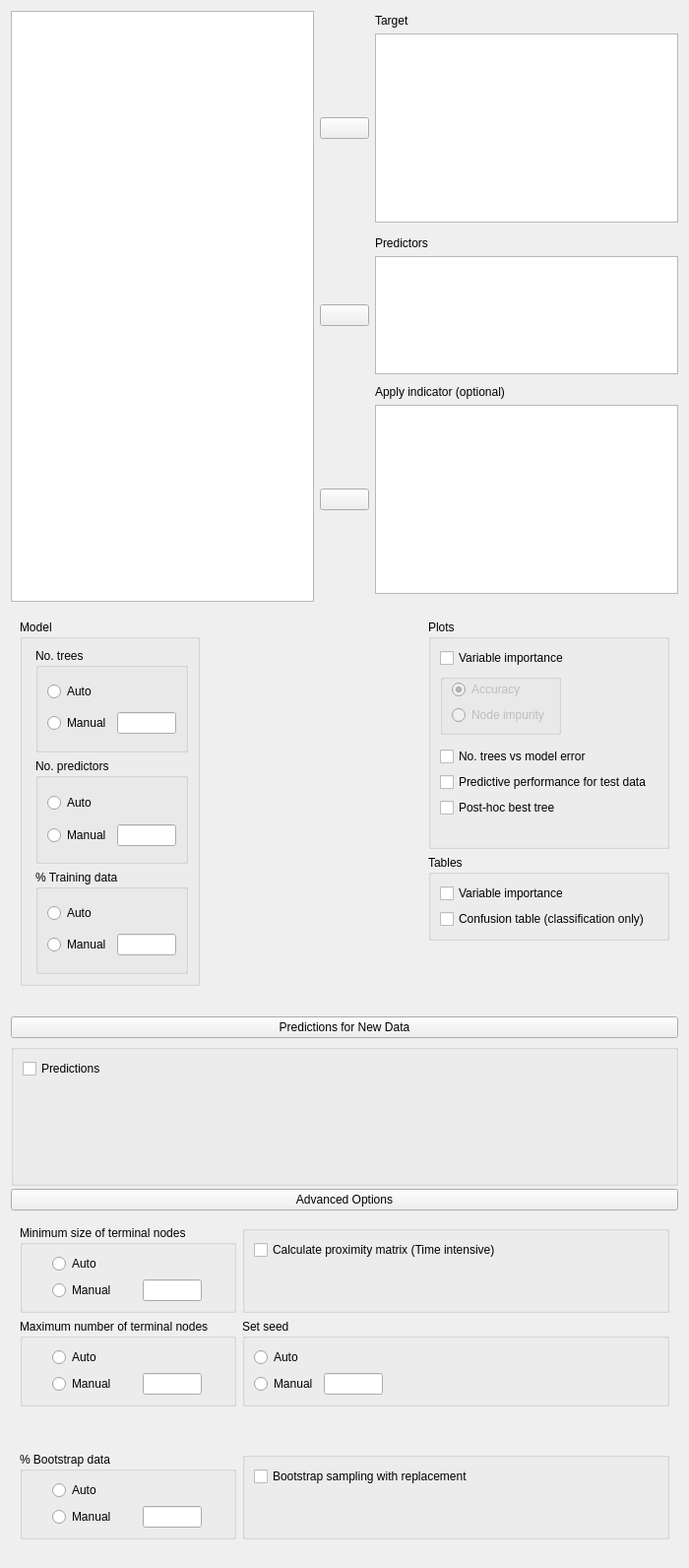
<?xml version="1.0" encoding="UTF-8"?>
<ui version="4.0">
 <class>MLRegressionRandomForestForm</class>
 <widget class="QWidget" name="MLRegressionRandomForestForm">
  <property name="geometry">
   <rect>
    <x>0</x>
    <y>0</y>
    <width>700</width>
    <height>1592</height>
   </rect>
  </property>
  <property name="sizePolicy">
   <sizepolicy hsizetype="Fixed" vsizetype="Preferred">
    <horstretch>0</horstretch>
    <verstretch>0</verstretch>
   </sizepolicy>
  </property>
  <property name="windowTitle">
   <string>Form</string>
  </property>
  <layout class="QGridLayout" name="gridLayout">
   <property name="verticalSpacing">
    <number>0</number>
   </property>
   <item row="3" column="0">
    <widget class="QWidget" name="widget_11" native="true">
     <layout class="QGridLayout" name="gridLayout_6">
      <property name="leftMargin">
       <number>0</number>
      </property>
      <property name="topMargin">
       <number>0</number>
      </property>
      <property name="rightMargin">
       <number>0</number>
      </property>
      <property name="bottomMargin">
       <number>0</number>
      </property>
      <property name="verticalSpacing">
       <number>0</number>
      </property>
      <item row="0" column="0">
       <widget class="QWidget" name="widget_10" native="true">
        <property name="sizePolicy">
         <sizepolicy hsizetype="Preferred" vsizetype="Preferred">
          <horstretch>0</horstretch>
          <verstretch>0</verstretch>
         </sizepolicy>
        </property>
        <layout class="QGridLayout" name="gridLayout_5">
         <property name="leftMargin">
          <number>0</number>
         </property>
         <property name="topMargin">
          <number>13</number>
         </property>
         <property name="rightMargin">
          <number>0</number>
         </property>
         <property name="bottomMargin">
          <number>3</number>
         </property>
         <item row="2" column="0">
          <widget class="BoundGroupBox" name="predict">
           <property name="sizePolicy">
            <sizepolicy hsizetype="Preferred" vsizetype="Preferred">
             <horstretch>0</horstretch>
             <verstretch>50</verstretch>
            </sizepolicy>
           </property>
           <property name="title">
            <string/>
           </property>
           <layout class="QGridLayout" name="gridLayout_22">
            <item row="0" column="0">
             <widget class="BoundCheckBox" name="predictNew">
              <property name="text">
               <string>Predictions</string>
              </property>
             </widget>
            </item>
            <item row="1" column="0">
             <spacer name="verticalSpacer_8">
              <property name="orientation">
               <enum>Qt::Vertical</enum>
              </property>
              <property name="sizeHint" stdset="0">
               <size>
                <width>20</width>
                <height>40</height>
               </size>
              </property>
             </spacer>
            </item>
           </layout>
           <zorder>predictNew</zorder>
           <zorder>expanderModel</zorder>
           <zorder>verticalSpacer_8</zorder>
          </widget>
         </item>
         <item row="1" column="0">
          <widget class="ExpanderButton" name="expanderModel">
           <property name="sizePolicy">
            <sizepolicy hsizetype="Expanding" vsizetype="Preferred">
             <horstretch>0</horstretch>
             <verstretch>0</verstretch>
            </sizepolicy>
           </property>
           <property name="text">
            <string>Predictions for New Data</string>
           </property>
          </widget>
         </item>
        </layout>
       </widget>
      </item>
     </layout>
    </widget>
   </item>
   <item row="4" column="0">
    <widget class="QWidget" name="advancedBox" native="true">
     <layout class="QGridLayout" name="gridLayout_2">
      <property name="leftMargin">
       <number>0</number>
      </property>
      <property name="topMargin">
       <number>0</number>
      </property>
      <property name="rightMargin">
       <number>0</number>
      </property>
      <item row="3" column="0" rowspan="2" colspan="2">
       <widget class="QWidget" name="advancedOptions" native="true">
        <layout class="QGridLayout" name="gridLayout_7">
         <item row="1" column="1">
          <widget class="BoundGroupBox" name="seedBox">
           <property name="title">
            <string>Set seed</string>
           </property>
           <layout class="QGridLayout" name="gridLayout_14">
            <item row="2" column="1">
             <widget class="BoundTextBox" name="seed">
              <property name="sizePolicy">
               <sizepolicy hsizetype="Fixed" vsizetype="Preferred">
                <horstretch>0</horstretch>
                <verstretch>0</verstretch>
               </sizepolicy>
              </property>
              <property name="minimumSize">
               <size>
                <width>60</width>
                <height>0</height>
               </size>
              </property>
              <property name="maximumSize">
               <size>
                <width>60</width>
                <height>16777215</height>
               </size>
              </property>
             </widget>
            </item>
            <item row="2" column="0">
             <widget class="QRadioButton" name="manual_5">
              <property name="text">
               <string>Manual</string>
              </property>
             </widget>
            </item>
            <item row="2" column="2">
             <spacer name="horizontalSpacer">
              <property name="orientation">
               <enum>Qt::Horizontal</enum>
              </property>
              <property name="sizeHint" stdset="0">
               <size>
                <width>40</width>
                <height>20</height>
               </size>
              </property>
             </spacer>
            </item>
            <item row="1" column="0">
             <widget class="QRadioButton" name="auto_5">
              <property name="text">
               <string>Auto</string>
              </property>
             </widget>
            </item>
           </layout>
          </widget>
         </item>
         <item row="1" column="0">
          <widget class="BoundGroupBox" name="maximumTerminalNodeSize">
           <property name="title">
            <string>Maximum number of terminal nodes</string>
           </property>
           <property name="flat">
            <bool>false</bool>
           </property>
           <layout class="QGridLayout" name="gridLayout_21">
            <item row="0" column="0">
             <widget class="QRadioButton" name="auto_7">
              <property name="sizePolicy">
               <sizepolicy hsizetype="Fixed" vsizetype="Fixed">
                <horstretch>0</horstretch>
                <verstretch>0</verstretch>
               </sizepolicy>
              </property>
              <property name="text">
               <string>Auto</string>
              </property>
             </widget>
            </item>
            <item row="1" column="0">
             <widget class="QRadioButton" name="manual_7">
              <property name="sizePolicy">
               <sizepolicy hsizetype="Fixed" vsizetype="Fixed">
                <horstretch>0</horstretch>
                <verstretch>0</verstretch>
               </sizepolicy>
              </property>
              <property name="text">
               <string>Manual</string>
              </property>
             </widget>
            </item>
            <item row="1" column="1">
             <widget class="BoundTextBox" name="modelMaximumTerminalNode">
              <property name="sizePolicy">
               <sizepolicy hsizetype="Fixed" vsizetype="Preferred">
                <horstretch>0</horstretch>
                <verstretch>0</verstretch>
               </sizepolicy>
              </property>
              <property name="minimumSize">
               <size>
                <width>60</width>
                <height>0</height>
               </size>
              </property>
              <property name="maximumSize">
               <size>
                <width>60</width>
                <height>16777215</height>
               </size>
              </property>
             </widget>
            </item>
           </layout>
          </widget>
         </item>
         <item row="0" column="0">
          <widget class="BoundGroupBox" name="minimumTerminalNodeSize">
           <property name="title">
            <string>Minimum size of terminal nodes</string>
           </property>
           <property name="flat">
            <bool>false</bool>
           </property>
           <layout class="QGridLayout" name="gridLayout_20">
            <item row="1" column="0">
             <widget class="QRadioButton" name="manual_6">
              <property name="sizePolicy">
               <sizepolicy hsizetype="Fixed" vsizetype="Fixed">
                <horstretch>0</horstretch>
                <verstretch>0</verstretch>
               </sizepolicy>
              </property>
              <property name="text">
               <string>Manual</string>
              </property>
             </widget>
            </item>
            <item row="0" column="0">
             <widget class="QRadioButton" name="auto_6">
              <property name="sizePolicy">
               <sizepolicy hsizetype="Fixed" vsizetype="Fixed">
                <horstretch>0</horstretch>
                <verstretch>0</verstretch>
               </sizepolicy>
              </property>
              <property name="text">
               <string>Auto</string>
              </property>
             </widget>
            </item>
            <item row="1" column="1">
             <widget class="BoundTextBox" name="modelMinimumTerminalNode">
              <property name="sizePolicy">
               <sizepolicy hsizetype="Fixed" vsizetype="Preferred">
                <horstretch>0</horstretch>
                <verstretch>0</verstretch>
               </sizepolicy>
              </property>
              <property name="minimumSize">
               <size>
                <width>60</width>
                <height>0</height>
               </size>
              </property>
              <property name="maximumSize">
               <size>
                <width>60</width>
                <height>16777215</height>
               </size>
              </property>
             </widget>
            </item>
           </layout>
          </widget>
         </item>
         <item row="0" column="1">
          <widget class="BoundGroupBox" name="sampleMode_2">
           <property name="title">
            <string/>
           </property>
           <layout class="QGridLayout" name="gridLayout_15">
            <item row="1" column="0">
             <spacer name="verticalSpacer_4">
              <property name="orientation">
               <enum>Qt::Vertical</enum>
              </property>
              <property name="sizeHint" stdset="0">
               <size>
                <width>20</width>
                <height>40</height>
               </size>
              </property>
             </spacer>
            </item>
            <item row="0" column="0">
             <widget class="BoundCheckBox" name="proximity">
              <property name="text">
               <string>Calculate proximity matrix (Time intensive)</string>
              </property>
             </widget>
            </item>
           </layout>
          </widget>
         </item>
         <item row="3" column="1">
          <spacer name="verticalSpacer_5">
           <property name="orientation">
            <enum>Qt::Vertical</enum>
           </property>
           <property name="sizeHint" stdset="0">
            <size>
             <width>20</width>
             <height>40</height>
            </size>
           </property>
          </spacer>
         </item>
         <item row="4" column="1">
          <widget class="BoundGroupBox" name="sampleMode_3">
           <property name="title">
            <string/>
           </property>
           <layout class="QGridLayout" name="gridLayout_17">
            <item row="1" column="0">
             <spacer name="verticalSpacer_7">
              <property name="orientation">
               <enum>Qt::Vertical</enum>
              </property>
              <property name="sizeHint" stdset="0">
               <size>
                <width>20</width>
                <height>40</height>
               </size>
              </property>
             </spacer>
            </item>
            <item row="0" column="0">
             <widget class="BoundCheckBox" name="samplingWithReplacement">
              <property name="text">
               <string>Bootstrap sampling with replacement</string>
              </property>
             </widget>
            </item>
           </layout>
          </widget>
         </item>
         <item row="4" column="0">
          <widget class="BoundGroupBox" name="dataBootstrapModel">
           <property name="title">
            <string>% Bootstrap data</string>
           </property>
           <property name="flat">
            <bool>false</bool>
           </property>
           <layout class="QGridLayout" name="gridLayout_18">
            <item row="0" column="0">
             <widget class="QRadioButton" name="auto_3">
              <property name="sizePolicy">
               <sizepolicy hsizetype="Fixed" vsizetype="Fixed">
                <horstretch>0</horstretch>
                <verstretch>0</verstretch>
               </sizepolicy>
              </property>
              <property name="text">
               <string>Auto</string>
              </property>
             </widget>
            </item>
            <item row="1" column="0">
             <widget class="QRadioButton" name="manual_3">
              <property name="sizePolicy">
               <sizepolicy hsizetype="Fixed" vsizetype="Fixed">
                <horstretch>0</horstretch>
                <verstretch>0</verstretch>
               </sizepolicy>
              </property>
              <property name="text">
               <string>Manual</string>
              </property>
             </widget>
            </item>
            <item row="1" column="1">
             <widget class="BoundTextBox" name="percentageDataBootstrap">
              <property name="sizePolicy">
               <sizepolicy hsizetype="Fixed" vsizetype="Preferred">
                <horstretch>0</horstretch>
                <verstretch>0</verstretch>
               </sizepolicy>
              </property>
              <property name="minimumSize">
               <size>
                <width>60</width>
                <height>0</height>
               </size>
              </property>
              <property name="maximumSize">
               <size>
                <width>60</width>
                <height>16777215</height>
               </size>
              </property>
             </widget>
            </item>
           </layout>
          </widget>
         </item>
        </layout>
       </widget>
      </item>
      <item row="0" column="0" rowspan="2" colspan="2">
       <widget class="ExpanderButton" name="expanderAdvanced">
        <property name="text">
         <string>Advanced Options</string>
        </property>
       </widget>
      </item>
     </layout>
    </widget>
   </item>
   <item row="2" column="0">
    <widget class="QWidget" name="widget_12" native="true">
     <property name="sizePolicy">
      <sizepolicy hsizetype="Maximum" vsizetype="Minimum">
       <horstretch>0</horstretch>
       <verstretch>0</verstretch>
      </sizepolicy>
     </property>
     <layout class="QGridLayout" name="gridLayout_4">
      <property name="leftMargin">
       <number>0</number>
      </property>
      <property name="rightMargin">
       <number>0</number>
      </property>
      <property name="bottomMargin">
       <number>0</number>
      </property>
     </layout>
    </widget>
   </item>
   <item row="0" column="0">
    <widget class="QWidget" name="topWidget" native="true">
     <layout class="QGridLayout" name="gridLayout_3">
      <property name="leftMargin">
       <number>0</number>
      </property>
      <property name="topMargin">
       <number>0</number>
      </property>
      <property name="rightMargin">
       <number>0</number>
      </property>
      <property name="verticalSpacing">
       <number>3</number>
      </property>
      <item row="12" column="1">
       <widget class="AssignButton" name="buttonAssignCovariates">
        <property name="sizePolicy">
         <sizepolicy hsizetype="Fixed" vsizetype="Fixed">
          <horstretch>0</horstretch>
          <verstretch>0</verstretch>
         </sizepolicy>
        </property>
        <property name="minimumSize">
         <size>
          <width>50</width>
          <height>0</height>
         </size>
        </property>
        <property name="maximumSize">
         <size>
          <width>50</width>
          <height>16777215</height>
         </size>
        </property>
        <property name="text">
         <string/>
        </property>
       </widget>
      </item>
      <item row="3" column="2">
       <widget class="boundSingleItemView" name="target">
        <property name="sizePolicy">
         <sizepolicy hsizetype="Expanding" vsizetype="Fixed">
          <horstretch>0</horstretch>
          <verstretch>0</verstretch>
         </sizepolicy>
        </property>
        <property name="minimumSize">
         <size>
          <width>0</width>
          <height>0</height>
         </size>
        </property>
        <property name="maximumSize">
         <size>
          <width>16777215</width>
          <height>16777215</height>
         </size>
        </property>
        <property name="selectionMode">
         <enum>QAbstractItemView::ExtendedSelection</enum>
        </property>
       </widget>
      </item>
      <item row="12" column="2">
       <widget class="boundSingleItemView" name="indicator">
        <property name="sizePolicy">
         <sizepolicy hsizetype="Expanding" vsizetype="Fixed">
          <horstretch>0</horstretch>
          <verstretch>0</verstretch>
         </sizepolicy>
        </property>
        <property name="minimumSize">
         <size>
          <width>0</width>
          <height>0</height>
         </size>
        </property>
        <property name="maximumSize">
         <size>
          <width>16777215</width>
          <height>16777215</height>
         </size>
        </property>
        <property name="selectionMode">
         <enum>QAbstractItemView::ExtendedSelection</enum>
        </property>
       </widget>
      </item>
      <item row="6" column="2">
       <widget class="QLabel" name="label_3">
        <property name="sizePolicy">
         <sizepolicy hsizetype="Fixed" vsizetype="Preferred">
          <horstretch>0</horstretch>
          <verstretch>0</verstretch>
         </sizepolicy>
        </property>
        <property name="text">
         <string>Predictors</string>
        </property>
       </widget>
      </item>
      <item row="1" column="2">
       <widget class="QLabel" name="label_2">
        <property name="sizePolicy">
         <sizepolicy hsizetype="Fixed" vsizetype="Preferred">
          <horstretch>0</horstretch>
          <verstretch>0</verstretch>
         </sizepolicy>
        </property>
        <property name="text">
         <string>Target</string>
        </property>
       </widget>
      </item>
      <item row="13" column="1">
       <spacer name="verticalSpacer_2">
        <property name="orientation">
         <enum>Qt::Vertical</enum>
        </property>
        <property name="sizeHint" stdset="0">
         <size>
          <width>20</width>
          <height>5</height>
         </size>
        </property>
       </spacer>
      </item>
      <item row="3" column="1">
       <widget class="AssignButton" name="buttonAssignFixed">
        <property name="sizePolicy">
         <sizepolicy hsizetype="Fixed" vsizetype="Fixed">
          <horstretch>0</horstretch>
          <verstretch>0</verstretch>
         </sizepolicy>
        </property>
        <property name="minimumSize">
         <size>
          <width>50</width>
          <height>0</height>
         </size>
        </property>
        <property name="maximumSize">
         <size>
          <width>50</width>
          <height>16777215</height>
         </size>
        </property>
        <property name="text">
         <string/>
        </property>
       </widget>
      </item>
      <item row="9" column="1">
       <spacer name="verticalSpacer">
        <property name="orientation">
         <enum>Qt::Vertical</enum>
        </property>
        <property name="sizeHint" stdset="0">
         <size>
          <width>20</width>
          <height>5</height>
         </size>
        </property>
       </spacer>
      </item>
      <item row="10" column="2">
       <widget class="QLabel" name="label_4">
        <property name="sizePolicy">
         <sizepolicy hsizetype="Fixed" vsizetype="Preferred">
          <horstretch>0</horstretch>
          <verstretch>0</verstretch>
         </sizepolicy>
        </property>
        <property name="text">
         <string>Apply indicator (optional)</string>
        </property>
       </widget>
      </item>
      <item row="8" column="1">
       <widget class="AssignButton" name="buttonAssignRandom">
        <property name="sizePolicy">
         <sizepolicy hsizetype="Fixed" vsizetype="Fixed">
          <horstretch>0</horstretch>
          <verstretch>0</verstretch>
         </sizepolicy>
        </property>
        <property name="minimumSize">
         <size>
          <width>50</width>
          <height>0</height>
         </size>
        </property>
        <property name="maximumSize">
         <size>
          <width>50</width>
          <height>16777215</height>
         </size>
        </property>
        <property name="text">
         <string/>
        </property>
       </widget>
      </item>
      <item row="4" column="1">
       <spacer name="verticalSpacer_3">
        <property name="orientation">
         <enum>Qt::Vertical</enum>
        </property>
        <property name="sizeHint" stdset="0">
         <size>
          <width>20</width>
          <height>5</height>
         </size>
        </property>
       </spacer>
      </item>
      <item row="8" column="2">
       <widget class="BoundListView" name="predictors">
        <property name="sizePolicy">
         <sizepolicy hsizetype="Expanding" vsizetype="Fixed">
          <horstretch>0</horstretch>
          <verstretch>0</verstretch>
         </sizepolicy>
        </property>
        <property name="minimumSize">
         <size>
          <width>0</width>
          <height>120</height>
         </size>
        </property>
        <property name="maximumSize">
         <size>
          <width>16777215</width>
          <height>120</height>
         </size>
        </property>
        <property name="editTriggers">
         <set>QAbstractItemView::AllEditTriggers</set>
        </property>
        <property name="selectionMode">
         <enum>QAbstractItemView::ExtendedSelection</enum>
        </property>
       </widget>
      </item>
      <item row="0" column="0" rowspan="14">
       <widget class="AvailableFieldsListView" name="listAvailableFields">
        <property name="sizePolicy">
         <sizepolicy hsizetype="Expanding" vsizetype="Preferred">
          <horstretch>0</horstretch>
          <verstretch>0</verstretch>
         </sizepolicy>
        </property>
        <property name="minimumSize">
         <size>
          <width>0</width>
          <height>0</height>
         </size>
        </property>
        <property name="maximumSize">
         <size>
          <width>16777215</width>
          <height>16777215</height>
         </size>
        </property>
        <property name="selectionMode">
         <enum>QAbstractItemView::ExtendedSelection</enum>
        </property>
       </widget>
      </item>
     </layout>
    </widget>
   </item>
   <item row="1" column="0">
    <widget class="QWidget" name="advancedOptions_2" native="true">
     <layout class="QGridLayout" name="gridLayout_8">
      <item row="0" column="0" rowspan="3">
       <widget class="BoundGroupBox" name="bayesFactorType_2">
        <property name="sizePolicy">
         <sizepolicy hsizetype="Fixed" vsizetype="Minimum">
          <horstretch>0</horstretch>
          <verstretch>0</verstretch>
         </sizepolicy>
        </property>
        <property name="title">
         <string>Model</string>
        </property>
        <property name="flat">
         <bool>false</bool>
        </property>
        <layout class="QGridLayout" name="gridLayout_16">
         <property name="leftMargin">
          <number>13</number>
         </property>
         <item row="3" column="0">
          <widget class="BoundGroupBox" name="dataTrainingModel">
           <property name="title">
            <string>% Training data</string>
           </property>
           <property name="flat">
            <bool>false</bool>
           </property>
           <layout class="QGridLayout" name="gridLayout_19">
            <item row="1" column="0">
             <widget class="QRadioButton" name="manual_4">
              <property name="sizePolicy">
               <sizepolicy hsizetype="Fixed" vsizetype="Fixed">
                <horstretch>0</horstretch>
                <verstretch>0</verstretch>
               </sizepolicy>
              </property>
              <property name="text">
               <string>Manual</string>
              </property>
             </widget>
            </item>
            <item row="0" column="0">
             <widget class="QRadioButton" name="auto_4">
              <property name="sizePolicy">
               <sizepolicy hsizetype="Fixed" vsizetype="Fixed">
                <horstretch>0</horstretch>
                <verstretch>0</verstretch>
               </sizepolicy>
              </property>
              <property name="text">
               <string>Auto</string>
              </property>
             </widget>
            </item>
            <item row="1" column="1">
             <widget class="BoundTextBox" name="percentageDataTraining">
              <property name="sizePolicy">
               <sizepolicy hsizetype="Fixed" vsizetype="Preferred">
                <horstretch>0</horstretch>
                <verstretch>0</verstretch>
               </sizepolicy>
              </property>
              <property name="minimumSize">
               <size>
                <width>60</width>
                <height>0</height>
               </size>
              </property>
              <property name="maximumSize">
               <size>
                <width>60</width>
                <height>16777215</height>
               </size>
              </property>
             </widget>
            </item>
           </layout>
          </widget>
         </item>
         <item row="1" column="0">
          <widget class="BoundGroupBox" name="noOfPredictors">
           <property name="title">
            <string>No. predictors</string>
           </property>
           <property name="flat">
            <bool>false</bool>
           </property>
           <layout class="QGridLayout" name="gridLayout_12">
            <item row="0" column="0">
             <widget class="QRadioButton" name="auto_2">
              <property name="sizePolicy">
               <sizepolicy hsizetype="Fixed" vsizetype="Fixed">
                <horstretch>0</horstretch>
                <verstretch>0</verstretch>
               </sizepolicy>
              </property>
              <property name="text">
               <string>Auto</string>
              </property>
             </widget>
            </item>
            <item row="1" column="0">
             <widget class="QRadioButton" name="manual_2">
              <property name="sizePolicy">
               <sizepolicy hsizetype="Fixed" vsizetype="Fixed">
                <horstretch>0</horstretch>
                <verstretch>0</verstretch>
               </sizepolicy>
              </property>
              <property name="text">
               <string>Manual</string>
              </property>
             </widget>
            </item>
            <item row="1" column="1">
             <widget class="BoundTextBox" name="numberOfPredictors">
              <property name="sizePolicy">
               <sizepolicy hsizetype="Fixed" vsizetype="Preferred">
                <horstretch>0</horstretch>
                <verstretch>0</verstretch>
               </sizepolicy>
              </property>
              <property name="minimumSize">
               <size>
                <width>60</width>
                <height>0</height>
               </size>
              </property>
              <property name="maximumSize">
               <size>
                <width>60</width>
                <height>16777215</height>
               </size>
              </property>
             </widget>
            </item>
           </layout>
          </widget>
         </item>
         <item row="0" column="0">
          <widget class="BoundGroupBox" name="noOfTrees">
           <property name="title">
            <string>No. trees</string>
           </property>
           <property name="flat">
            <bool>false</bool>
           </property>
           <layout class="QGridLayout" name="gridLayout_9">
            <item row="1" column="0">
             <widget class="QRadioButton" name="manual_1">
              <property name="sizePolicy">
               <sizepolicy hsizetype="Fixed" vsizetype="Fixed">
                <horstretch>0</horstretch>
                <verstretch>0</verstretch>
               </sizepolicy>
              </property>
              <property name="text">
               <string>Manual</string>
              </property>
             </widget>
            </item>
            <item row="0" column="0">
             <widget class="QRadioButton" name="auto_1">
              <property name="sizePolicy">
               <sizepolicy hsizetype="Fixed" vsizetype="Fixed">
                <horstretch>0</horstretch>
                <verstretch>0</verstretch>
               </sizepolicy>
              </property>
              <property name="text">
               <string>Auto</string>
              </property>
             </widget>
            </item>
            <item row="1" column="1">
             <widget class="BoundTextBox" name="numberOfTrees">
              <property name="sizePolicy">
               <sizepolicy hsizetype="Fixed" vsizetype="Preferred">
                <horstretch>0</horstretch>
                <verstretch>0</verstretch>
               </sizepolicy>
              </property>
              <property name="minimumSize">
               <size>
                <width>60</width>
                <height>0</height>
               </size>
              </property>
              <property name="maximumSize">
               <size>
                <width>60</width>
                <height>16777215</height>
               </size>
              </property>
             </widget>
            </item>
           </layout>
          </widget>
         </item>
        </layout>
       </widget>
      </item>
      <item row="1" column="2">
       <widget class="GroupBox" name="groupBox_3">
        <property name="maximumSize">
         <size>
          <width>300</width>
          <height>16777215</height>
         </size>
        </property>
        <property name="title">
         <string>Tables</string>
        </property>
        <layout class="QGridLayout" name="gridLayout_10">
         <item row="0" column="0">
          <widget class="BoundCheckBox" name="tableVariableImportance">
           <property name="text">
            <string>Variable importance</string>
           </property>
          </widget>
         </item>
         <item row="1" column="0">
          <widget class="BoundCheckBox" name="tableClassification">
           <property name="text">
            <string>Confusion table (classification only)</string>
           </property>
          </widget>
         </item>
        </layout>
       </widget>
      </item>
      <item row="0" column="2">
       <widget class="GroupBox" name="plotsGroup">
        <property name="sizePolicy">
         <sizepolicy hsizetype="Minimum" vsizetype="Preferred">
          <horstretch>0</horstretch>
          <verstretch>0</verstretch>
         </sizepolicy>
        </property>
        <property name="title">
         <string>Plots</string>
        </property>
        <layout class="QGridLayout" name="gridLayout_13">
         <property name="verticalSpacing">
          <number>-1</number>
         </property>
         <item row="4" column="0">
          <widget class="QWidget" name="widget" native="true">
           <property name="minimumSize">
            <size>
             <width>10</width>
             <height>0</height>
            </size>
           </property>
           <property name="maximumSize">
            <size>
             <width>10</width>
             <height>16777215</height>
            </size>
           </property>
          </widget>
         </item>
         <item row="3" column="0">
          <widget class="BoundGroupBox" name="plotImportance">
           <property name="enabled">
            <bool>false</bool>
           </property>
           <property name="sizePolicy">
            <sizepolicy hsizetype="Fixed" vsizetype="Fixed">
             <horstretch>0</horstretch>
             <verstretch>0</verstretch>
            </sizepolicy>
           </property>
           <property name="title">
            <string/>
           </property>
           <layout class="QGridLayout" name="gridLayout_11">
            <property name="topMargin">
             <number>0</number>
            </property>
            <property name="bottomMargin">
             <number>7</number>
            </property>
            <property name="spacing">
             <number>-1</number>
            </property>
            <item row="0" column="0">
             <widget class="QRadioButton" name="plotAccuracy">
              <property name="text">
               <string>Accuracy</string>
              </property>
              <property name="checked">
               <bool>true</bool>
              </property>
             </widget>
            </item>
            <item row="1" column="0">
             <widget class="QRadioButton" name="plotNodeImpurity">
              <property name="text">
               <string>Node impurity</string>
              </property>
             </widget>
            </item>
           </layout>
          </widget>
         </item>
         <item row="2" column="0">
          <widget class="BoundCheckBox" name="plotVariableImportance">
           <property name="sizePolicy">
            <sizepolicy hsizetype="Fixed" vsizetype="Fixed">
             <horstretch>0</horstretch>
             <verstretch>0</verstretch>
            </sizepolicy>
           </property>
           <property name="text">
            <string>Variable importance</string>
           </property>
          </widget>
         </item>
         <item row="7" column="0" colspan="2">
          <widget class="BoundCheckBox" name="postHocPlot">
           <property name="sizePolicy">
            <sizepolicy hsizetype="Fixed" vsizetype="Fixed">
             <horstretch>0</horstretch>
             <verstretch>0</verstretch>
            </sizepolicy>
           </property>
           <property name="text">
            <string>Post-hoc best tree</string>
           </property>
          </widget>
         </item>
         <item row="5" column="0" colspan="2">
          <widget class="BoundCheckBox" name="plotTreesVsModelError">
           <property name="sizePolicy">
            <sizepolicy hsizetype="Fixed" vsizetype="Fixed">
             <horstretch>0</horstretch>
             <verstretch>0</verstretch>
            </sizepolicy>
           </property>
           <property name="text">
            <string>No. trees vs model error</string>
           </property>
          </widget>
         </item>
         <item row="8" column="0">
          <widget class="QLabel" name="label_17">
           <property name="minimumSize">
            <size>
             <width>10</width>
             <height>0</height>
            </size>
           </property>
           <property name="maximumSize">
            <size>
             <width>10</width>
             <height>16777215</height>
            </size>
           </property>
           <property name="text">
            <string/>
           </property>
          </widget>
         </item>
         <item row="6" column="0">
          <widget class="BoundCheckBox" name="plotPredictivePerformance">
           <property name="sizePolicy">
            <sizepolicy hsizetype="Fixed" vsizetype="Fixed">
             <horstretch>0</horstretch>
             <verstretch>0</verstretch>
            </sizepolicy>
           </property>
           <property name="text">
            <string>Predictive performance for test data</string>
           </property>
          </widget>
         </item>
        </layout>
       </widget>
      </item>
      <item row="2" column="2">
       <spacer name="verticalSpacer_6">
        <property name="orientation">
         <enum>Qt::Vertical</enum>
        </property>
        <property name="sizeHint" stdset="0">
         <size>
          <width>20</width>
          <height>40</height>
         </size>
        </property>
       </spacer>
      </item>
      <item row="0" column="1">
       <spacer name="horizontalSpacer_2">
        <property name="orientation">
         <enum>Qt::Horizontal</enum>
        </property>
        <property name="sizeHint" stdset="0">
         <size>
          <width>0</width>
          <height>20</height>
         </size>
        </property>
       </spacer>
      </item>
     </layout>
    </widget>
   </item>
  </layout>
 </widget>
 <customwidgets>
  <customwidget>
   <class>AssignButton</class>
   <extends>QPushButton</extends>
   <header>widgets/assignbutton.h</header>
  </customwidget>
  <customwidget>
   <class>AvailableFieldsListView</class>
   <extends>QListView</extends>
   <header>widgets/availablefieldslistview.h</header>
  </customwidget>
  <customwidget>
   <class>GroupBox</class>
   <extends>QGroupBox</extends>
   <header>widgets/groupbox.h</header>
   <container>1</container>
  </customwidget>
  <customwidget>
   <class>BoundTextBox</class>
   <extends>QLineEdit</extends>
   <header>widgets/boundtextbox.h</header>
  </customwidget>
  <customwidget>
   <class>BoundGroupBox</class>
   <extends>QGroupBox</extends>
   <header>widgets/boundgroupbox.h</header>
   <container>1</container>
  </customwidget>
  <customwidget>
   <class>ExpanderButton</class>
   <extends>QPushButton</extends>
   <header>widgets/expanderbutton.h</header>
  </customwidget>
  <customwidget>
   <class>BoundCheckBox</class>
   <extends>QCheckBox</extends>
   <header>widgets/boundcheckbox.h</header>
  </customwidget>
  <customwidget>
   <class>BoundListView</class>
   <extends>QListView</extends>
   <header>widgets/boundlistview.h</header>
  </customwidget>
  <customwidget>
   <class>boundSingleItemView</class>
   <extends>QListView</extends>
   <header>widgets/boundsingleitemview.h</header>
  </customwidget>
 </customwidgets>
 <resources/>
 <connections>
  <connection>
   <sender>plotVariableImportance</sender>
   <signal>toggled(bool)</signal>
   <receiver>plotImportance</receiver>
   <slot>setEnabled(bool)</slot>
   <hints>
    <hint type="sourcelabel">
     <x>416</x>
     <y>637</y>
    </hint>
    <hint type="destinationlabel">
     <x>414</x>
     <y>691</y>
    </hint>
   </hints>
  </connection>
 </connections>
</ui>
